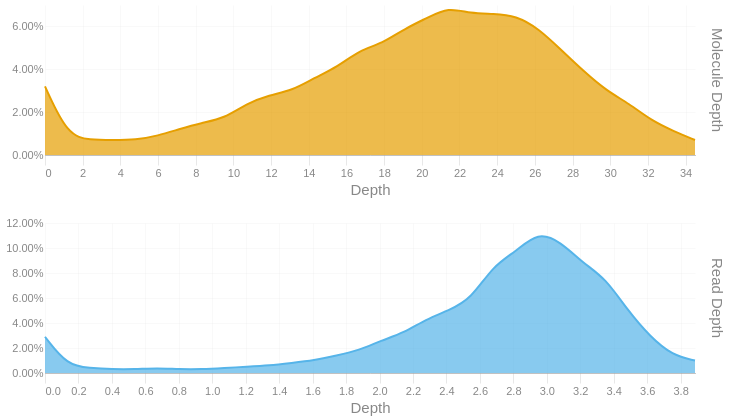

Notebook cell for this chart:
### Code cell
readdep = depth_hist(tb['Read Depth'], q99, 3)
readdep = readdep.with_columns(pl.lit('Read Depth').alias('Metric'))
if not SKIPLR:
    moldep = depth_hist(tb['Molecule Depth'], mol_q99, 1)
    moldep = moldep.with_columns(pl.lit('Molecule Depth').alias('Metric'))
    _hist = pl.concat([readdep, moldep])
    _hist = _hist.filter(pl.col('Proportion') != 0)
    with SafeRender(_hist):
        (
            alt.Chart(_hist)        
            .mark_area(interpolate = "basis")
            .encode(
                x=alt.X('Bin:Q').scale(domainMin=0).axis(alt.Axis(title='Depth')),
                y = alt.Y('Proportion:Q', title = None).axis(format = '.2%'),
                color = alt.Color('Metric:N').legend(None),
                row = alt.Row("Metric:N").header(title = None, labelOrient = 'right'),
                tooltip = [
                    alt.Tooltip("Metric:N", title = "Metric"),
                    alt.Tooltip('Interval:N', title = "Depth Interval"),
                    alt.Tooltip('Proportion:Q', title = "% Alignments").format('.2%')
                ]
            )
            .resolve_scale(x='independent', y='independent')
            .properties(
                height = 150, width = 650,
                usermeta={'embedOptions': {'downloadFileName': f'{samplename}.depth.hist'}}
            )
        ).display()
else:
    readdep = readdep.filter(pl.col('Proportion') != 0)
    with SafeRender(readdep):
        (
            alt.Chart(readdep)        
            .mark_area(interpolate = "basis")
            .encode(
                x=alt.X('Bin:Q').scale(domainMin=0).axis(alt.Axis(title='Depth')),
                y = alt.Y('Proportion:Q', title = None).axis(format = '.2%'),
                tooltip = [
                    alt.Tooltip('Interval:N', title = "Depth Interval"),
                    alt.Tooltip('Proportion:Q', title = "% Alignments").format('.2%')
                ]
            )
            .properties(
                usermeta={'embedOptions': {'downloadFileName': f'{samplename}.depth.hist'}}
            )
        ).display()

### Figure 1 — Vega-Lite specification as saved in the notebook (floating-point values rounded to 4 significant figures)
{"width": 650, "height": 150, "config": {"title": {"anchor": "start", "dy": -15, "fontSize": 18, "color": "#888888", "subtitleColor": "#888888", "subtitleFontSize": 14}, "arc": {"fill": "#0072B2"}, "axis": {"domainColor": "#888888", "domainWidth": 0.5, "gridWidth": 0.2, "grid": false, "titleFontWeight": 400, "titleFontSize": 15, "labelFontSize": 11, "labelColor": "#888888", "tickColor": "#888888", "tickWidth": 0.2, "titleColor": "#888888"}, "axisBand": {"grid": false}, "axisX": {"grid": true, "tickSize": 10, "domainCap": "round"}, "axisY": {"domain": false, "grid": true, "tickSize": 0, "domainCap": "round"}, "background": "transparent", "header": {"labelFontSize": 15, "labelColor": "#888888", "titleFontSize": 15, "titleFontWeight": 600, "titleColor": "#888888"}, "legend": {"labelFont": "sans-serif", "labelFontSize": 12, "labelColor": "#888888", "symbolSize": 100, "symbolType": "circle", "titleFontSize": 12, "titlePadding": 10, "titleColor": "#888888", "title": null}, "range": {"category": ["#E69F00", "#56B4E9", "#009E73", "#F0E442", "#0072B2", "#D55E00", "#CC79A7", "#000000"], "diverging": ["#cfe8f3", "#a2d4ec", "#73bfe2", "#46abdb", "#1696d2", "#12719e"]}, "area": {"fill": "#0072B2", "fillOpacity": 0.7, "line": true, "strokeOpacity": 0.7}, "line": {"color": "#0072B2", "stroke": "#0072B2", "strokeWidth": 2}, "trail": {"color": "#0072B2", "stroke": "#0072B2", "strokeWidth": 0, "size": 1}, "point": {"filled": true, "fillOpacity": 1.0, "size": 95}, "text": {"color": "#888888", "fontSize": 11, "align": "right", "fontWeight": 400, "size": 11}, "bar": {"fill": "#0072B2", "stroke": null}, "view": {"stroke": null, "continuousWidth": 660, "continuousHeight": 400}}, "data": {"name": "data-e5ad9be86afb184a66c439e64f8cff06"}, "mark": {"type": "area", "interpolate": "basis"}, "encoding": {"color": {"field": "Metric", "legend": null, "type": "nominal"}, "row": {"field": "Metric", "header": {"title": null, "labelOrient": "right"}, "type": "nominal"}, "tooltip": [{"field": "Metric", "title": "Metric", "type": "nominal"}, {"field": "Interval", "title": "Depth Interval", "type": "nominal"}, {"field": "Proportion", "format": ".2%", "title": "% Alignments", "type": "quantitative"}], "x": {"axis": {"title": "Depth"}, "field": "Bin", "scale": {"domainMin": 0}, "type": "quantitative"}, "y": {"axis": {"format": ".2%"}, "field": "Proportion", "title": null, "type": "quantitative"}}, "resolve": {"scale": {"x": "independent", "y": "independent"}}, "usermeta": {"embedOptions": {"downloadFileName": "S1_Tusket_024.depth.hist"}}, "$schema": "https://vega.github.io/schema/vega-lite/v6.1.0.json", "datasets": {"data-e5ad9be86afb184a66c439e64f8cff06": [{"Bin": 0.0, "Interval": "0.0-0.134", "Proportion": 0.029, "Metric": "Read Depth"}, {"Bin": 0.134, "Interval": "0.134-0.268", "Proportion": 0.006, "Metric": "Read Depth"}, {"Bin": 0.268, "Interval": "0.268-0.402", "Proportion": 0.004, "Metric": "Read Depth"}, {"Bin": 0.402, "Interval": "0.402-0.536", "Proportion": 0.003, "Metric": "Read Depth"}, {"Bin": 0.536, "Interval": "0.536-0.67", "Proportion": 0.003, "Metric": "Read Depth"}, {"Bin": 0.67, "Interval": "0.67-0.804", "Proportion": 0.004, "Metric": "Read Depth"}, {"Bin": 0.804, "Interval": "0.804-0.938", "Proportion": 0.003, "Metric": "Read Depth"}, {"Bin": 0.938, "Interval": "0.938-1.072", "Proportion": 0.003, "Metric": "Read Depth"}, {"Bin": 1.072, "Interval": "1.072-1.206", "Proportion": 0.004, "Metric": "Read Depth"}, {"Bin": 1.206, "Interval": "1.206-1.34", "Proportion": 0.005, "Metric": "Read Depth"}, {"Bin": 1.34, "Interval": "1.34-1.474", "Proportion": 0.006, "Metric": "Read Depth"}, {"Bin": 1.474, "Interval": "1.474-1.608", "Proportion": 0.008, "Metric": "Read Depth"}, {"Bin": 1.608, "Interval": "1.608-1.742", "Proportion": 0.01, "Metric": "Read Depth"}, {"Bin": 1.742, "Interval": "1.742-1.876", "Proportion": 0.014, "Metric": "Read Depth"}, {"Bin": 1.876, "Interval": "1.876-2.01", "Proportion": 0.018, "Metric": "Read Depth"}, {"Bin": 2.01, "Interval": "2.01-2.144", "Proportion": 0.026, "Metric": "Read Depth"}, {"Bin": 2.144, "Interval": "2.144-2.278", "Proportion": 0.032, "Metric": "Read Depth"}, {"Bin": 2.278, "Interval": "2.278-2.412", "Proportion": 0.043, "Metric": "Read Depth"}, {"Bin": 2.412, "Interval": "2.412-2.546", "Proportion": 0.05, "Metric": "Read Depth"}, {"Bin": 2.546, "Interval": "2.546-2.68", "Proportion": 0.059, "Metric": "Read Depth"}, {"Bin": 2.68, "Interval": "2.68-2.814", "Proportion": 0.086, "Metric": "Read Depth"}, {"Bin": 2.814, "Interval": "2.814-2.948", "Proportion": 0.097, "Metric": "Read Depth"}, {"Bin": 2.948, "Interval": "2.948-3.082", "Proportion": 0.113, "Metric": "Read Depth"}, {"Bin": 3.082, "Interval": "3.082-3.216", "Proportion": 0.105, "Metric": "Read Depth"}, {"Bin": 3.216, "Interval": "3.216-3.35", "Proportion": 0.088, "Metric": "Read Depth"}, {"Bin": 3.35, "Interval": "3.35-3.484", "Proportion": 0.076, "Metric": "Read Depth"}, {"Bin": 3.484, "Interval": "3.484-3.618", "Proportion": 0.05, "Metric": "Read Depth"}, {"Bin": 3.618, "Interval": "3.618-3.752", "Proportion": 0.029, "Metric": "Read Depth"}, {"Bin": 3.752, "Interval": "3.752-3.886", "Proportion": 0.014, "Metric": "Read Depth"}, {"Bin": 3.886, "Interval": "3.886-4.02", "Proportion": 0.01, "Metric": "Read Depth"}, {"Bin": 0.0, "Interval": "0.0-1.2", "Proportion": 0.032, "Metric": "Molecule Depth"}, {"Bin": 1.2, "Interval": "1.2-2.4", "Proportion": 0.009, "Metric": "Molecule Depth"}, {"Bin": 2.4, "Interval": "2.4-3.6", "Proportion": 0.007, "Metric": "Molecule Depth"}, {"Bin": 3.6, "Interval": "3.6-4.8", "Proportion": 0.007, "Metric": "Molecule Depth"}, {"Bin": 4.8, "Interval": "4.8-6.0", "Proportion": 0.007, "Metric": "Molecule Depth"}, {"Bin": 6.0, "Interval": "6.0-7.1", "Proportion": 0.009, "Metric": "Molecule Depth"}, {"Bin": 7.1, "Interval": "7.1-8.3", "Proportion": 0.012, "Metric": "Molecule Depth"}, {"Bin": 8.3, "Interval": "8.3-9.5", "Proportion": 0.015, "Metric": "Molecule Depth"}, {"Bin": 9.5, "Interval": "9.5-10.7", "Proportion": 0.017, "Metric": "Molecule Depth"}, {"Bin": 10.7, "Interval": "10.7-11.9", "Proportion": 0.024, "Metric": "Molecule Depth"}, {"Bin": 11.9, "Interval": "11.9-13.1", "Proportion": 0.028, "Metric": "Molecule Depth"}, {"Bin": 13.1, "Interval": "13.1-14.3", "Proportion": 0.03, "Metric": "Molecule Depth"}, {"Bin": 14.3, "Interval": "14.3-15.5", "Proportion": 0.036, "Metric": "Molecule Depth"}, {"Bin": 15.5, "Interval": "15.5-16.7", "Proportion": 0.041, "Metric": "Molecule Depth"}, {"Bin": 16.7, "Interval": "16.7-17.9", "Proportion": 0.049, "Metric": "Molecule Depth"}, {"Bin": 17.9, "Interval": "17.9-19.1", "Proportion": 0.052, "Metric": "Molecule Depth"}, {"Bin": 19.1, "Interval": "19.1-20.3", "Proportion": 0.059, "Metric": "Molecule Depth"}, {"Bin": 20.3, "Interval": "20.3-21.4", "Proportion": 0.064, "Metric": "Molecule Depth"}, {"Bin": 21.4, "Interval": "21.4-22.6", "Proportion": 0.069, "Metric": "Molecule Depth"}, {"Bin": 22.6, "Interval": "22.6-23.8", "Proportion": 0.066, "Metric": "Molecule Depth"}, {"Bin": 23.8, "Interval": "23.8-25.0", "Proportion": 0.066, "Metric": "Molecule Depth"}, {"Bin": 25.0, "Interval": "25.0-26.2", "Proportion": 0.065, "Metric": "Molecule Depth"}, {"Bin": 26.2, "Interval": "26.2-27.4", "Proportion": 0.059, "Metric": "Molecule Depth"}, {"Bin": 27.4, "Interval": "27.4-28.6", "Proportion": 0.049, "Metric": "Molecule Depth"}, {"Bin": 28.6, "Interval": "28.6-29.8", "Proportion": 0.039, "Metric": "Molecule Depth"}, {"Bin": 29.8, "Interval": "29.8-31.0", "Proportion": 0.03, "Metric": "Molecule Depth"}, {"Bin": 31.0, "Interval": "31.0-32.2", "Proportion": 0.024, "Metric": "Molecule Depth"}, {"Bin": 32.2, "Interval": "32.2-33.4", "Proportion": 0.016, "Metric": "Molecule Depth"}, {"Bin": 33.4, "Interval": "33.4-34.5", "Proportion": 0.011, "Metric": "Molecule Depth"}, {"Bin": 34.5, "Interval": "34.5-35.74", "Proportion": 0.007, "Metric": "Molecule Depth"}]}}
